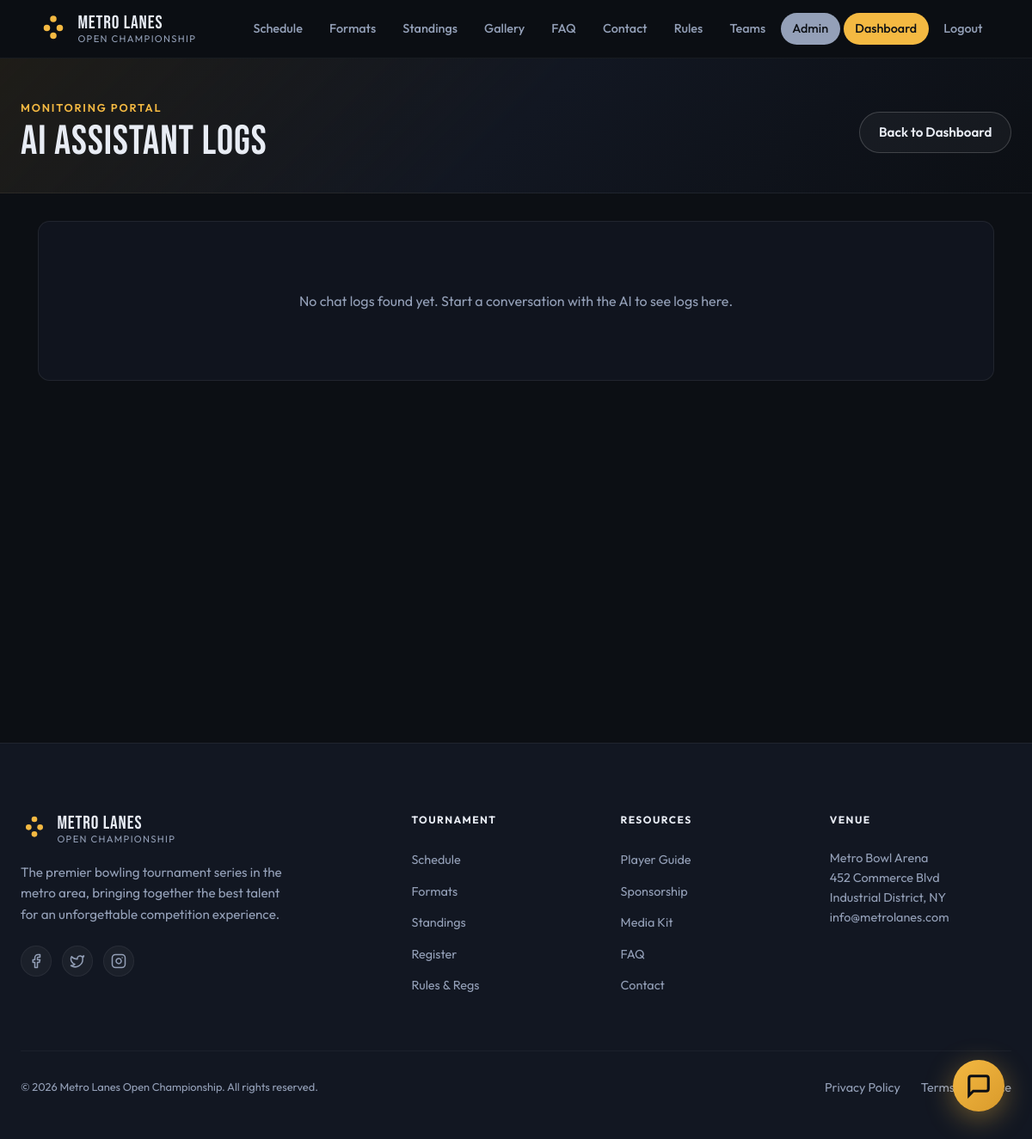
The page /manage/chats/ (signed in) on the database as committed earlier.
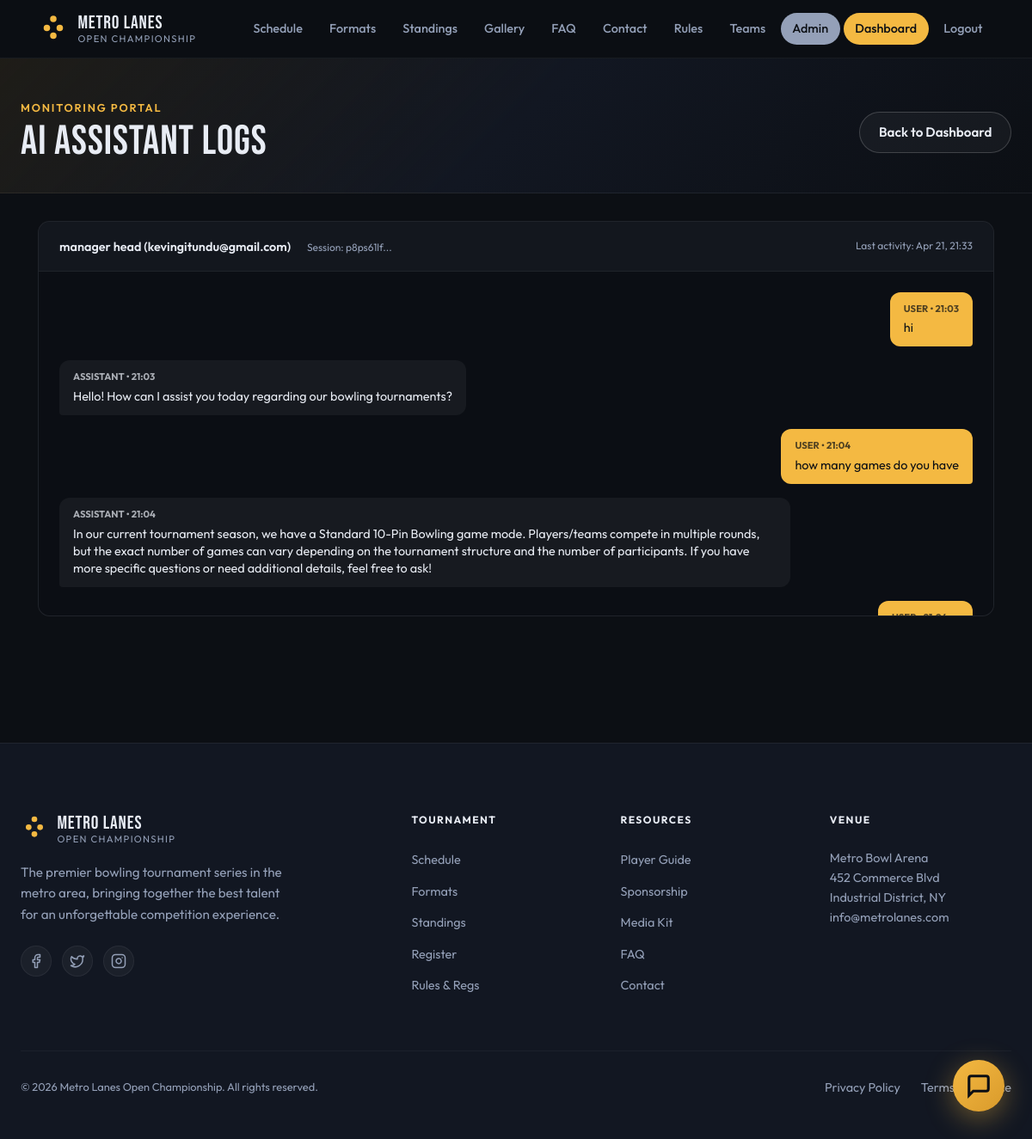
The same page on the database as committed later.
### core/models.py (models this page shows, shortened)
class User(AbstractUser):
    username = None
    email = models.EmailField(_('email address'), unique=True)
    GENDER_CHOICES = (
        ('M', 'Male'),
        ('F', 'Female'),
        ('O', 'Other'),
    )
    gender = models.CharField(max_length=1, choices=GENDER_CHOICES, blank=True, null=True)
    birth_date = models.DateField(blank=True, null=True)
    primary_phone = models.CharField(max_length=20, blank=True, null=True)
    secondary_phone = models.CharField(max_length=20, blank=True, null=True)
    USERNAME_FIELD = 'email'
    REQUIRED_FIELDS = []
    objects = CustomUserManager()

class ChatMessage(models.Model):
    user = models.ForeignKey(User, on_delete=models.SET_NULL, null=True, blank=True, related_name='ai_chats')
    role = models.CharField(max_length=20, choices=[('user', 'User'), ('assistant', 'Assistant')])
    content = models.TextField()
    created_at = models.DateTimeField(auto_now_add=True)
    session_id = models.CharField(max_length=100, null=True, blank=True) # To group messages from same session
    class Meta:
        ordering = ['created_at']

### core/views.py (the view)
# urls.py: path('manage/chats/', views.chat_logs, name='chat_logs'),
@staff_member_required
def chat_logs(request):
    from .models import ChatMessage
    from django.db.models import Max
    sessions = ChatMessage.objects.values('session_id').annotate(
        last_message=Max('created_at')
    ).order_by('-last_message')
    logs = []
    for s in sessions:
        msgs = ChatMessage.objects.filter(session_id=s['session_id']).order_by('created_at')
        if msgs.exists():
            logs.append({
                'session_id': s['session_id'],
                'user': msgs.first().user,
                'messages': msgs,
                'last_updated': s['last_message']
            })
    return render(request, 'core/chat_logs.html', {'logs': logs})

### templates/core/chat_logs.html (shortened to what this page needs)
{% extends "core/base.html" %}
{% load static %}
{% block content %}
<section class="dashboard">
  <div class="dash-header">
    <div class="dash-header__inner">
      <div>
        <p class="dash-header__eyebrow">Monitoring Portal</p>
        <h1 class="dash-header__title">AI Assistant Logs</h1>
      </div>
      <a href="{% url 'admin_dashboard' %}" class="btn btn--ghost">Back to Dashboard</a>
    </div>
  </div>
  <div class="dash-content">
    <div style="display: flex; flex-direction: column; gap: 2rem;">
      {% for session in logs %}
      <div class="card" style="padding: 0; overflow: hidden; border: 1px solid rgba(255,255,255,0.08); background: rgba(18,23,34,0.4);">
        <div style="padding: 1rem 1.5rem; background: rgba(255,255,255,0.02); border-bottom: 1px solid rgba(255,255,255,0.05); display: flex; justify-content: space-between; align-items: center;">
          <div>
            <span style="font-weight: 600; font-size: 0.9rem;">
              {% if session.user %}{{ session.user.get_full_name }} ({{ session.user.email }}){% else %}Anonymous User{% endif %}
            </span>
            <span style="font-size: 0.75rem; color: var(--text-muted); margin-left: 1rem;">Session: {{ session.session_id|slice:":8" }}...</span>
          </div>
          <span style="font-size: 0.75rem; color: var(--text-muted);">Last activity: {{ session.last_updated|date:"M d, H:i" }}</span>
        </div>
        <div style="padding: 1.5rem; display: flex; flex-direction: column; gap: 1rem; max-height: 400px; overflow-y: auto; background: rgba(0,0,0,0.2);">
          {% for msg in session.messages %}
          <div style="max-width: 80%; padding: 0.75rem 1rem; border-radius: 12px; font-size: 0.9rem; line-height: 1.4;
                      {% if msg.role == 'user' %}
                        align-self: flex-end; background: var(--accent); color: #0c0f14; border-bottom-right-radius: 4px;
                      {% else %}
                        align-self: flex-start; background: rgba(255,255,255,0.05); color: #e8ecf4; border-bottom-left-radius: 4px;
                      {% endif %}">
            <div style="font-size: 0.7rem; margin-bottom: 0.25rem; opacity: 0.7; font-weight: 700; text-transform: uppercase;">
              {{ msg.role }} • {{ msg.created_at|date:"H:i" }}
            </div>
            {{ msg.content|linebreaksbr }}
          </div>
          {% endfor %}
        </div>
      </div>
      {% empty %}
      <div class="card" style="text-align: center; padding: 4rem;">
        <p style="color: var(--text-muted);">No chat logs found yet. Start a conversation with the AI to see logs here.</p>
      </div>
      {% endfor %}
    </div>
  </div>
</section>
{% endblock %}

Rows that differ between the two databases and show on the page:
now on this page (row edited): User: user.get_full_name "manager head", user.email "kevingitundu@gmail.com", session_id "p8ps61lf", last_updated "Apr 21, 21:33"
added ChatMessage: role "USER", created_at "21:03", content "hi"
added ChatMessage: role "ASSISTANT", created_at "21:03", content "Hello! How can I assist you today regarding our bowling tournaments?"
added ChatMessage: role "USER", created_at "21:04", content "how many games do you have"
added ChatMessage: role "ASSISTANT", created_at "21:04", content "In our current tournament season, we have a Standard 10-Pin Bowling game mode. Players/teams compete in multiple rounds, but the exact number of games can vary depending on the tournament structure and the number of participants. If you have more specific questions or need additional details, feel free to ask!"
Other text that changed with them:
text no longer shown: "No chat logs found yet. Start a conversation with the AI to see logs here."
